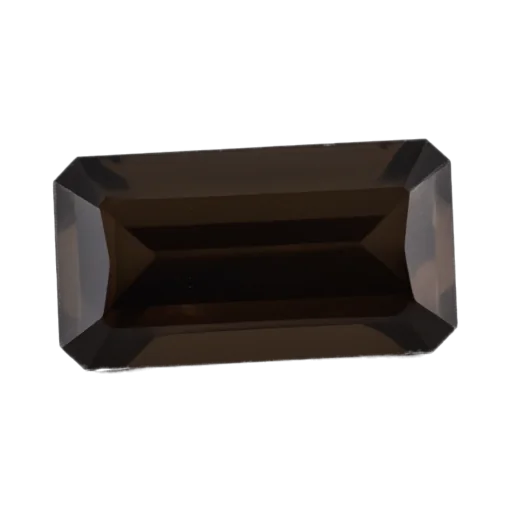
#> input picture tools/splendor-art/originals/gems/black.webp, 512 x 512 px, given in place of white.webp, which was not available
$ python brighten_gems.py
#> lines starting #> are read from the running program, lines starting #| are printed output that depends on the picture; pictures that were not available may be replaced by others from this repository, and a replacement may not be noted
"""Brighten and normalise the six gem images (Splendor iteration 2).

Reads the untouched generated gems from tools/splendor-art/originals/gems/ and writes
client/src/games/splendor/assets/gems/<gem>.webp, so it is idempotent: re-running never
compounds the adjustment.

Per gem: lift brightness/saturation/contrast plus a gentle gamma lift (the white diamond was
already clear and only gets a touch of contrast), then crop to the visible stone and re-centre
it so every gem's farthest opaque pixel sits on the same circle (RADIUS of the canvas). Fitting
the stone's real silhouette into a circle means any shape fills a round token without its
corners clipping, round stones aren't under-sized, and all gems read at the same visual size on
cards, tokens and chips.

Usage:  python3 tools/splendor-art/brighten_gems.py
"""
from pathlib import Path

from PIL import Image, ImageEnhance

ROOT = Path(__file__).resolve().parents[2]
SRC = ROOT / "tools/splendor-art/originals/gems"
DST = ROOT / "client/src/games/splendor/assets/gems"
CANVAS = 512
RADIUS = 0.475  # farthest opaque pixel from centre, as a fraction of the canvas side

# brightness, colour (saturation), contrast, gamma (<1 lifts mid-tones)
ADJUST = {
    "white": (1.05, 1.00, 1.16, 0.95),
    "blue": (1.15, 1.05, 1.04, 0.92),  # round 2: the new faceted sapphire needs only a light lift
    "green": (1.32, 1.15, 1.08, 0.85),
    "red": (1.45, 1.15, 1.08, 0.80),
    "black": (1.08, 0.85, 1.28, 0.97),  # round 2: new faceted onyx is already lit; keep it black
    "gold": (1.05, 1.05, 1.04, 0.97),  # round 2: the new metal bar is already bright
}


def adjust(im: Image.Image, b: float, c: float, k: float, g: float) -> Image.Image:
    alpha = im.getchannel("A")
    rgb = im.convert("RGB")
    if g != 1.0:
        lut = [round(255 * (i / 255) ** g) for i in range(256)]
        rgb = rgb.point(lut * 3)
    rgb = ImageEnhance.Brightness(rgb).enhance(b)
    rgb = ImageEnhance.Color(rgb).enhance(c)
    rgb = ImageEnhance.Contrast(rgb).enhance(k)
    out = rgb.convert("RGBA")
    out.putalpha(alpha)
    return out


def silhouette_radius(stone: Image.Image) -> float:
    """Distance from the stone's centre to its farthest opaque pixel."""
    a = stone.getchannel("A")
    w, h = stone.size
    cx, cy = (w - 1) / 2, (h - 1) / 2
    px = a.load()
    r2 = 0.0
    for y in range(0, h, 2):
        for x in range(0, w, 2):
            if px[x, y] > 40:
                r2 = max(r2, (x - cx) ** 2 + (y - cy) ** 2)
    return r2 ** 0.5


def normalise(im: Image.Image) -> Image.Image:
    bbox = im.getchannel("A").point(lambda a: 255 if a > 40 else 0).getbbox()
    stone = im.crop(bbox)
    w, h = stone.size
    scale = RADIUS * CANVAS / silhouette_radius(stone)
    stone = stone.resize((max(1, round(w * scale)), max(1, round(h * scale))), Image.LANCZOS)
    canvas = Image.new("RGBA", (CANVAS, CANVAS), (0, 0, 0, 0))
    canvas.paste(stone, ((CANVAS - stone.width) // 2, (CANVAS - stone.height) // 2), stone)
    return canvas


def main() -> None:
    for gem, params in ADJUST.items():
        im = Image.open(SRC / f"{gem}.webp").convert("RGBA")
#> im is the input picture: PIL image 512x512 RGBA; mean R, G, B, A 14.6, 11.8, 10.2, 81.7
        out = normalise(adjust(im, *params))
#> in adjust, `alpha = im.getchannel("A")`:
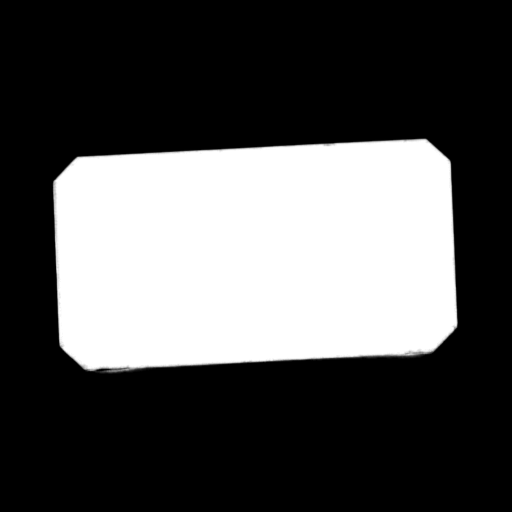
#> alpha: PIL image 512x512 L; min 0, max 255, mean 81.7
#> in adjust, `rgb = im.convert("RGB")`:
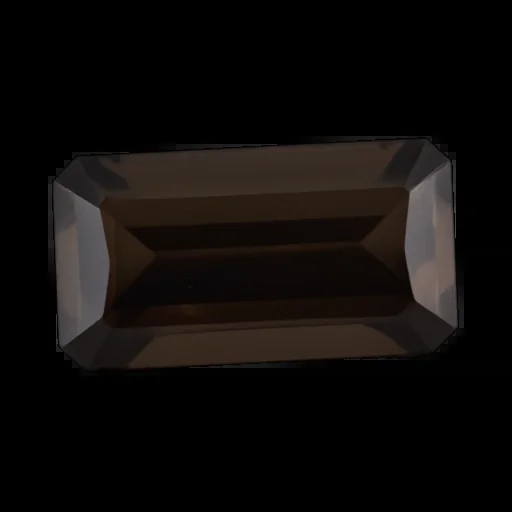
#> rgb: PIL image 512x512 RGB; mean R, G, B 14.6, 11.8, 10.2
#> in adjust, `rgb = ImageEnhance.Contrast(rgb).enhance(k)`:
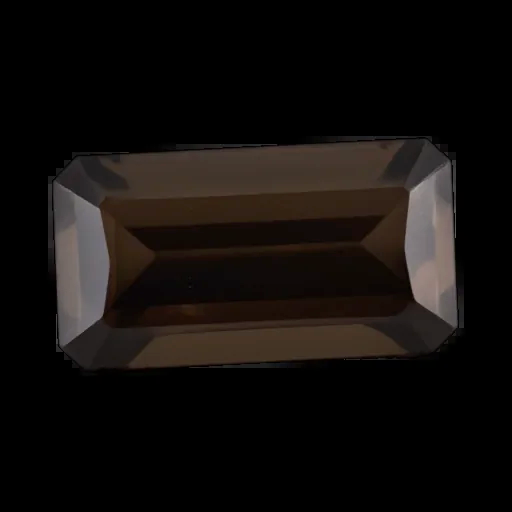
#> rgb: PIL image 512x512 RGB; mean R, G, B 18.1, 14.5, 12.4
#> in adjust, `out.putalpha(alpha)`:
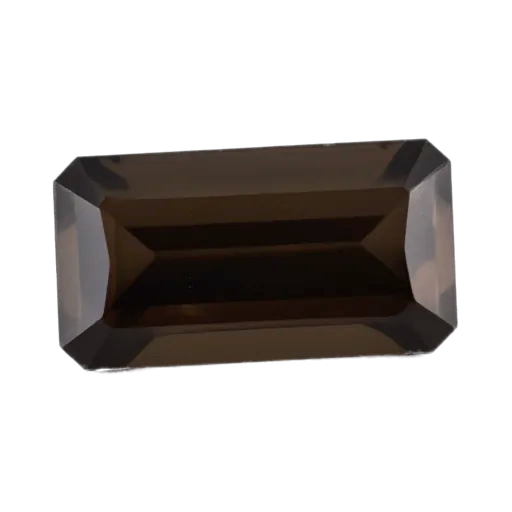
#> out: PIL image 512x512 RGBA; mean R, G, B, A 18.1, 14.5, 12.4, 81.7; transparent parts drawn white
#> in normalise, `bbox = im.getchannel("A").point(lambda a: 255 if a > 40 else 0).getbbo..`: bbox = (53, 138, 458, 373)
#> in normalise, `stone = im.crop(bbox)`:
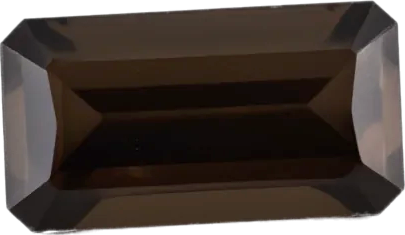
#> stone: PIL image 405x235 RGBA; mean R, G, B, A 49.4, 39.7, 33.9, 224.9; transparent parts drawn white
#> in silhouette_radius, `a = stone.getchannel("A")`:
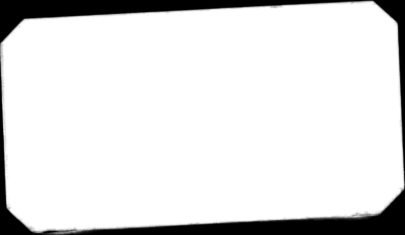
#> a: PIL image 405x235 L; min 0, max 255, mean 224.9
#> in normalise, `scale = RADIUS * CANVAS / silhouette_radius(stone)`: scale = 1.13
#> in normalise, `canvas = Image.new("RGBA", (CANVAS, CANVAS), (0, 0, 0, 0))`: canvas: PIL image 512x512 RGBA; every value is 0
#> in normalise, `canvas.paste(stone, ((CANVAS - stone.width) // 2, (CANVAS - stone.heig..`:
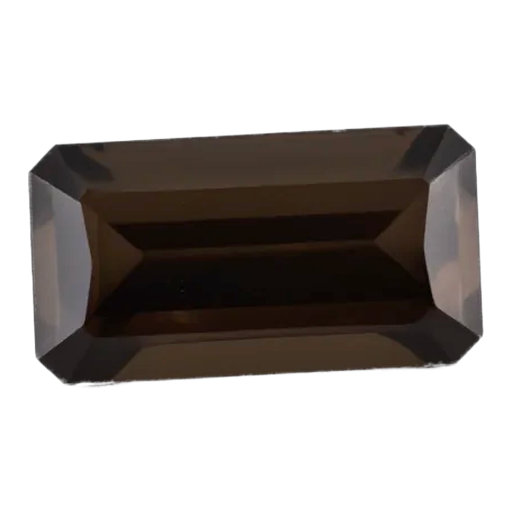
#> canvas: PIL image 512x512 RGBA; mean R, G, B, A 22.2, 17.8, 15.1, 103; transparent parts drawn white
        out.save(DST / f"{gem}.webp", "WEBP", quality=88, method=6)
#> (the run stopped early here; a loop or call above may not have finished)

$ run again, on tools/splendor-art/originals/gems/white.webp
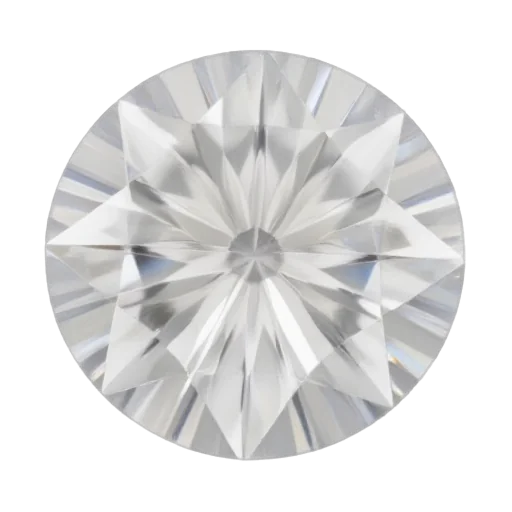
#> input picture tools/splendor-art/originals/gems/white.webp, 512 x 512 px
#> in main, im is the input picture: PIL image 512x512 RGBA; mean R, G, B, A 104, 104, 103.7, 130.4
#> bbox = (45, 50, 465, 461)
#> in silhouette_radius, `a = stone.getchannel("A")`:
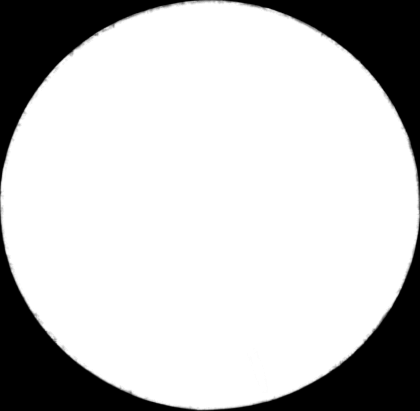
#> a: PIL image 420x411 L; min 0, max 255, mean 198
#> scale = 1.16
#> in normalise, `canvas.paste(stone, ((CANVAS - stone.width) // 2, (CANVAS - stone.heig..`:
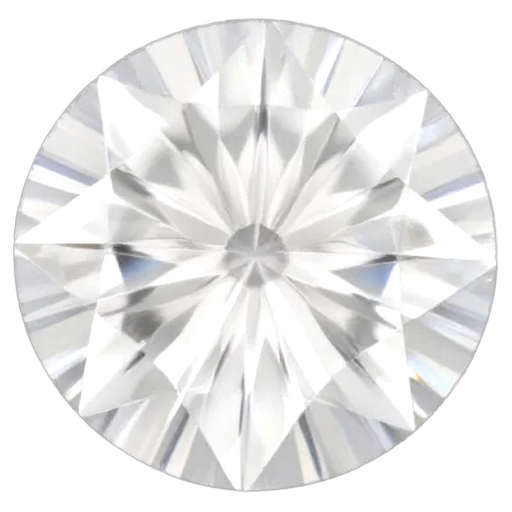
#> canvas: PIL image 512x512 RGBA; mean R, G, B, A 153, 152.9, 152.5, 173.2; transparent parts drawn white
